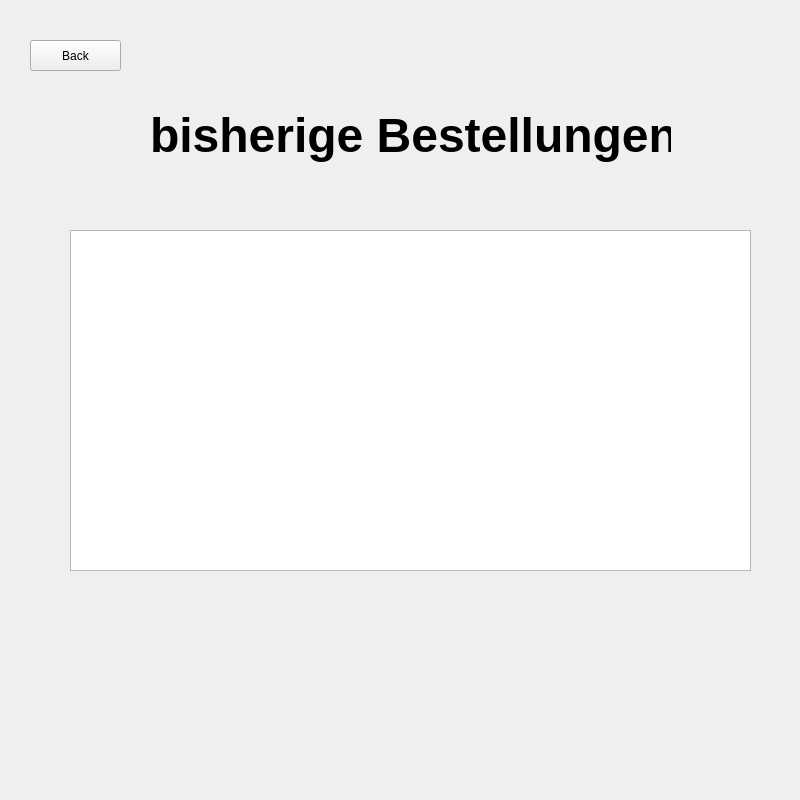
<?xml version="1.0" encoding="UTF-8"?>
<ui version="4.0">
 <class>overviewbestellungen_liste</class>
 <widget class="QWidget" name="overviewbestellungen_liste">
  <property name="geometry">
   <rect>
    <x>0</x>
    <y>0</y>
    <width>800</width>
    <height>800</height>
   </rect>
  </property>
  <property name="windowTitle">
   <string>Form</string>
  </property>
  <widget class="QLabel" name="label">
   <property name="geometry">
    <rect>
     <x>150</x>
     <y>90</y>
     <width>521</width>
     <height>91</height>
    </rect>
   </property>
   <property name="font">
    <font>
     <pointsize>36</pointsize>
    </font>
   </property>
   <property name="text">
    <string>&lt;html&gt;&lt;head/&gt;&lt;body&gt;&lt;p align=&quot;center&quot;&gt;&lt;span style=&quot; font-weight:700;&quot;&gt;bisherige Bestellungen&lt;/span&gt;&lt;/p&gt;&lt;/body&gt;&lt;/html&gt;</string>
   </property>
  </widget>
  <widget class="QPushButton" name="back">
   <property name="geometry">
    <rect>
     <x>30</x>
     <y>40</y>
     <width>91</width>
     <height>31</height>
    </rect>
   </property>
   <property name="text">
    <string>Back</string>
   </property>
  </widget>
  <widget class="QTableView" name="order_tableView">
   <property name="geometry">
    <rect>
     <x>70</x>
     <y>230</y>
     <width>681</width>
     <height>341</height>
    </rect>
   </property>
  </widget>
 </widget>
 <resources/>
 <connections/>
</ui>
